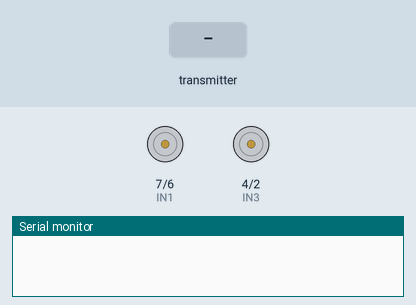
Simulated run of this sketch. Board: Arduino Uno, built with avr-gcc and run on an emulated ATmega328P. Parts: motor-driver pin pairs drawn as motors (green arrow = first pin HIGH = forward, orange = second pin HIGH = backward, longer = more drive, scaled by the enable pin), the last lines printed to the serial monitor. The test bench sets the inputs (shaded band). No radio packets arrive unless stated.

Above: at 1.2 s.
1.3 s: the transmitter starts sending controlData.0 = 0
At 2.3 s:
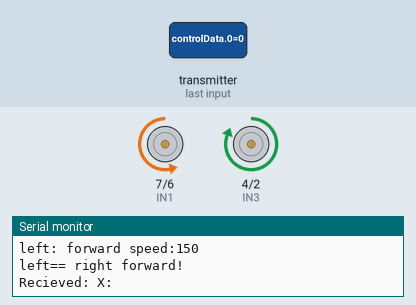
2.8 s: the transmitter starts sending controlData.1 = 128
At 4.1 s:
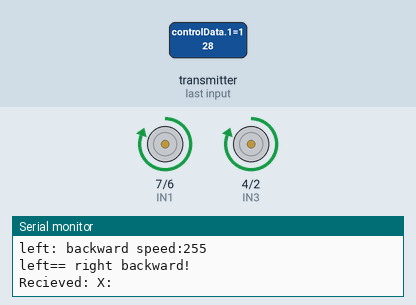
4.5 s: the transmitter starts sending controlData.0 = 255
At 5.1 s:
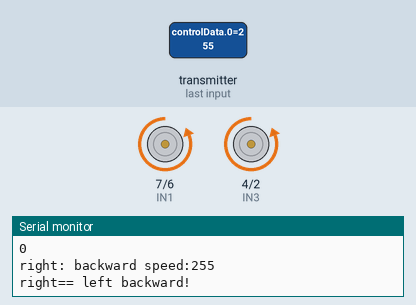
6.1 s: the transmitter starts sending controlData.1 = 255
At 7.2 s:
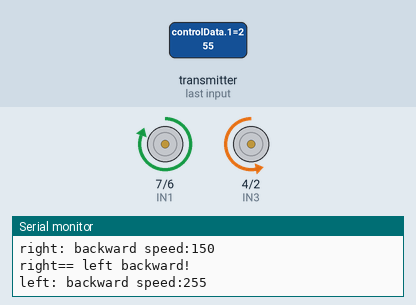
7.7 s: the transmitter starts sending controlData.0 = 64
At 9.0 s:
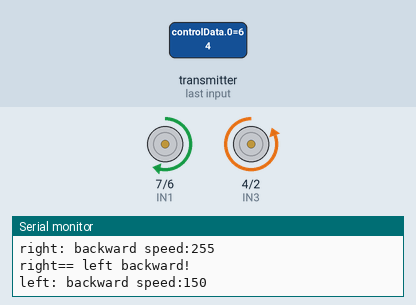
9.3 s: the transmitter starts sending controlData.1 = 64
At 9.48 s:
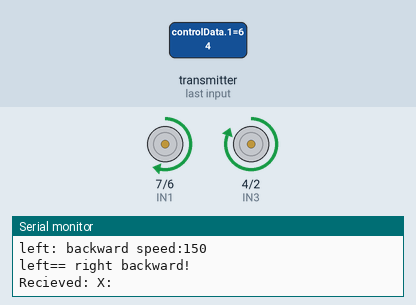
Timing chart, 0 to 12.0 s (numbered marks = the images above; inputs shaded):
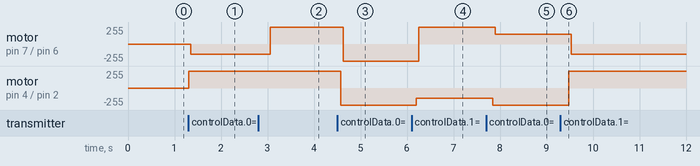

Measured:
- after the input at 1.3 s, motor on pin 7 (IN1) / pin 6 (IN2): stopped → backward 150/255 after 0.05 s; motor on pin 4 (IN3) / pin 2 (IN4): stopped → forward 255/255 at once
- after the input at 2.8 s, motor on pin 7 (IN1) / pin 6 (IN2): backward 150/255 → forward 255/255 after 0.26 s
- after the input at 4.5 s, motor on pin 7 (IN1) / pin 6 (IN2): forward 255/255 → backward 255/255 after 0.12 s; motor on pin 4 (IN3) / pin 2 (IN4): forward 255/255 → backward 255/255 after 0.07 s
- after the input at 6.1 s, motor on pin 7 (IN1) / pin 6 (IN2): backward 255/255 → forward 255/255 after 0.15 s; motor on pin 4 (IN3) / pin 2 (IN4): backward 255/255 → backward 150/255 after 0.10 s
- after the input at 7.7 s, motor on pin 7 (IN1) / pin 6 (IN2): forward 255/255 → forward 150/255 after 0.20 s; motor on pin 4 (IN3) / pin 2 (IN4): backward 150/255 → backward 255/255 after 0.14 s
- after the input at 9.3 s, motor on pin 7 (IN1) / pin 6 (IN2): forward 150/255 → backward 150/255 after 0.23 s; motor on pin 4 (IN3) / pin 2 (IN4): backward 255/255 → forward 255/255 after 0.18 s

The sketch:

RX_rc_model.ino
```cpp
/**
 * Custom RC Model Robot. Receiver part.
 *  List of modules used:
 *    - Arduino UNO (MicroController)
 *    - nRF24L01 (radio module)
 *    - L298N (H-bridge motor controller module)
 *
 *  @author_name: Kuflievskiy Aleksey
 *  @author_email: kuflievskiy@gmail.com
 *
 *  @url: Arduino driver for nRF24L01 http://maniacbug.github.com/RF24
 *  @todo: check and replace the RF24 library if possible
 *  Optimized fork of nRF24L01 for Arduino & Raspberry Pi/Linux Devices https://tmrh20.github.io/RF24
 *  @todo: add Arduino CLI  https://github.com/arduino/arduino-cli-example
 *
 */

#include <SPI.h>
#include "nRF24L01.h"
#include "RF24.h"

RF24 radio(9, 10); // "создать" модуль на пинах 9 и 10 Для Уно
//RF24 radio(9,53); // для Меги

byte address[][6] = {"1Node", "2Node", "3Node", "4Node", "5Node", "6Node"}; // All available pipes numbers

const byte THRESHOLD_X_START_CENTERZONE = 120;
const byte THRESHOLD_X_END_CENTERZONE = 130;
const byte THRESHOLD_Y_START_CENTERZONE = 120;
const byte THRESHOLD_Y_END_CENTERZONE = 130;
const byte SENSOR_MAX_VALUE = 255;

const byte DEBUG_MODE = 0;

void setup() {

  // left motor setup
  pinMode(7, OUTPUT); // IN1
  pinMode(6, OUTPUT); // IN2
  pinMode(5, OUTPUT); // EN1
  // right motor setup
  pinMode(4, OUTPUT); // IN3
  pinMode(3, OUTPUT); // EN2
  pinMode(2, OUTPUT);// IN4

  Serial.begin(9600); //открываем порт для связи с ПК
  radio.begin(); //активировать модуль
  radio.setAutoAck(1);         //режим подтверждения приёма, 1 вкл 0 выкл
  radio.setRetries(0, 15);    //(время между попыткой достучаться, число попыток)
  radio.enableAckPayload();    //разрешить отсылку данных в ответ на входящий сигнал
  radio.setPayloadSize(32);     //размер пакета, в байтах

  radio.openReadingPipe(1, address[0]);     //хотим слушать трубу 0
  radio.setChannel(0x60);  //выбираем канал (в котором нет шумов!)

  radio.setPALevel (RF24_PA_MAX); //уровень мощности передатчика. На выбор RF24_PA_MIN, RF24_PA_LOW, RF24_PA_HIGH, RF24_PA_MAX
  radio.setDataRate (RF24_250KBPS); //скорость обмена. На выбор RF24_2MBPS, RF24_1MBPS, RF24_250KBPS
  //должна быть одинакова на приёмнике и передатчике!
  //при самой низкой скорости имеем самую высокую чувствительность и дальность!!

  radio.powerUp(); //начать работу
  radio.startListening();  //начинаем слушать эфир, мы приёмный модуль

  if (DEBUG_MODE) {
    Serial.println("setup done");
  }

}

void loop(void) {


  //Serial.println("loop");
  byte pipeNo;
  byte controlData[3] = {};
  while ( radio.available(&pipeNo)) {  // слушаем эфир со всех труб

    radio.read( &controlData, sizeof(controlData) );         // чиатем входящий сигнал

    Serial.print("Recieved: ");
    Serial.println("X: ");
    Serial.println(controlData[0]);
    Serial.println("Y: ");
    Serial.println(controlData[1]);
    Serial.println("Button: ");
    Serial.println(controlData[2]);

    byte isButtonClicked = !controlData[2];

    int xCoordinate = controlData[0];
    int yCoordinate = controlData[1];

    if (
      ( xCoordinate < THRESHOLD_X_END_CENTERZONE and xCoordinate > THRESHOLD_X_START_CENTERZONE ) and
      ( yCoordinate < THRESHOLD_Y_END_CENTERZONE and yCoordinate > THRESHOLD_Y_START_CENTERZONE )
    ) {

      if (DEBUG_MODE) {
        Serial.println("Center position. Do nothing.");
      }
      stopMotor("left");
      stopMotor("right");
    }


    // full-forward
    if (
      ( xCoordinate < THRESHOLD_X_END_CENTERZONE and xCoordinate > THRESHOLD_X_START_CENTERZONE ) and
      ( yCoordinate < THRESHOLD_Y_START_CENTERZONE )
    ) {
      if (DEBUG_MODE) {
        Serial.println("full-forward");
      }
      runMotor("right", "forward", 255);
      runMotor("left", "forward", 255);
    }

    // full-backward
    if (
      ( xCoordinate < THRESHOLD_X_END_CENTERZONE and xCoordinate > THRESHOLD_X_START_CENTERZONE ) and
      ( yCoordinate > THRESHOLD_Y_END_CENTERZONE and yCoordinate <= SENSOR_MAX_VALUE )
    ) {
      if (DEBUG_MODE) {
        Serial.println("full-backward");
      }
      runMotor("right", "backward", 255);
      runMotor("left", "backward", 255);
    }

    // full-left
    if (
      ( xCoordinate < THRESHOLD_X_START_CENTERZONE ) and
      ( yCoordinate < THRESHOLD_Y_END_CENTERZONE and yCoordinate > THRESHOLD_Y_START_CENTERZONE )
    ) {
      Serial.println("full-left");
      runMotor("right", "forward", 255);
      runMotor("left", "backward", 255);
    }

    // full-right
    if (
      ( xCoordinate > THRESHOLD_X_END_CENTERZONE ) and
      ( yCoordinate < THRESHOLD_Y_END_CENTERZONE and yCoordinate > THRESHOLD_Y_START_CENTERZONE )
    ) {
      if (DEBUG_MODE) {
        Serial.println("full-right");
      }
      // right motor backward
      runMotor("right", "backward", 255);

      // left motor forward
      runMotor("left", "forward", 255);

    }

    // forward-left
    if (
      ( xCoordinate < THRESHOLD_X_START_CENTERZONE ) and
      ( yCoordinate < THRESHOLD_Y_START_CENTERZONE )
    ) {
      if (DEBUG_MODE) {
        Serial.println("forward-left");
      }
      runMotor("right", "forward", 255);
      runMotor("left", "forward", 150);
    }

    // forward-right
    if (
      ( xCoordinate > THRESHOLD_X_END_CENTERZONE ) and
      ( yCoordinate < THRESHOLD_Y_START_CENTERZONE )
    ) {
      if (DEBUG_MODE) {
        Serial.println("forward-right");
      }
      runMotor("right", "forward", 150);
      runMotor("left", "forward", 255);
    }

    // backward-left
    if (
      ( xCoordinate < THRESHOLD_X_START_CENTERZONE ) and
      ( yCoordinate > THRESHOLD_Y_END_CENTERZONE )
    ) {
      if (DEBUG_MODE) {
        Serial.println("backward-left");
      }
      runMotor("right", "backward", 255);
      runMotor("left", "backward", 150);
    }
    // backward-right
    if (
      ( xCoordinate > THRESHOLD_X_END_CENTERZONE ) and
      ( yCoordinate > THRESHOLD_Y_END_CENTERZONE )
    ) {
      if (DEBUG_MODE) {
        Serial.println("backward-right");
      }
      runMotor("right", "backward", 150);
      runMotor("left", "backward", 255);
    }
  }
}

/**
   Function runMotor
   This function is used to run the DC motor with some speed and direction values defined using the function parameters.

   @param char motorName - left|right
   @param char motorDirection - forward|backward
   @param byte motorSpeed - [0;255]

   @return void
*/
void runMotor(String motorName, String motorDirection, byte motorSpeed) {


  //motorSpeed = motorSpeed - 100;
  Serial.println(motorName+": "+motorDirection+" speed:" + motorSpeed);

  if (String("left") == motorName) {
    analogWrite(5, motorSpeed); // EN1
    if (String("forward") == motorDirection) {

      digitalWrite(7, 0); // IN1
      digitalWrite(6, 1); // IN2
      Serial.println(motorName + "== right forward!");

    } else if (String("backward") == motorDirection) {
      digitalWrite(7, 1); // IN1
      digitalWrite(6, 0); // IN2

      Serial.println(motorName + "== right backward!");
    }
  } else if (String("right") == motorName) {
    analogWrite(3, motorSpeed); // EN2
    if (String("forward") == motorDirection) {

      digitalWrite(4, 1); // IN3
      digitalWrite(2, 0); // IN4

      Serial.println(motorName + "== left forward!");

    } else if (String("backward") == motorDirection) {
      digitalWrite(4, 0); // IN3
      digitalWrite(2, 1); // IN4

      Serial.println(motorName + "== left backward!");
    }
  }
}

/**
   Function stopMotor
   This function is used to stop the DC motor by name.

   @param char motorName - left|right

   @return void
*/
void stopMotor(String motorName) {
  if (String("right") == motorName) {
    analogWrite(5, 255); // EN1
    digitalWrite(7, 1); // IN1
    digitalWrite(6, 1); // IN2

  } else if (String("left") == motorName) {
    analogWrite(3, 255); // EN2
    digitalWrite(4, 1); // IN3
    digitalWrite(2, 1); // IN4
  }
}
```
